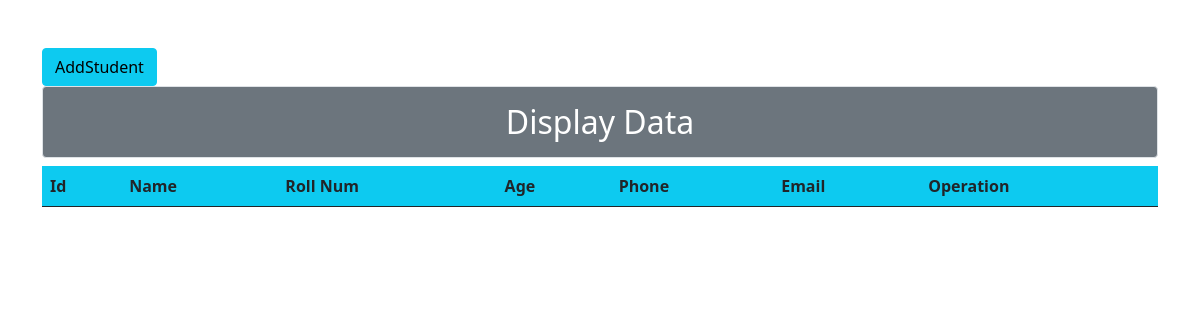
The page /crud/read/ on the database as committed earlier.
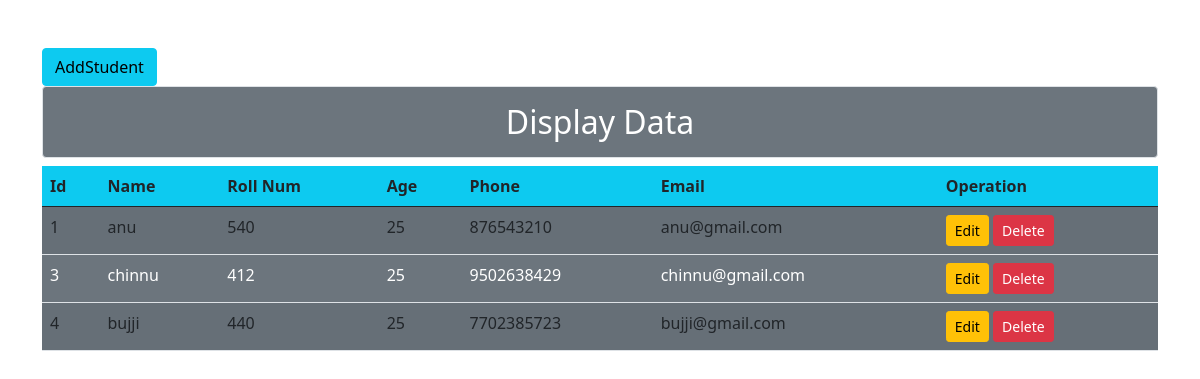
The same page on the database as committed later.
### CRUD/models.py (models this page shows, shortened)
class Student(models.Model):
	name = models.CharField(max_length=30)
	rollnum = models.CharField(max_length=20)
	age = models.IntegerField()
	phone = models.CharField(max_length=10)
	email = models.EmailField(max_length=30)

### CRUD/views.py (the view)
# urls.py: path('read/',views.read,name='read'),  #retrieving
def read(request):
	data = Student.objects.all()
	return render(request,'crud/read.html',{'data':data})

### CRUD/templates/crud/read.html (shortened to what this page needs)
{% load static %}
<!DOCTYPE html>
<html>
<head>
	<link rel="stylesheet" href="{% static 'css/bootstrap.min.css' %}">
</head>
<body>
	<div class="container">
		<a href="{% url 'AddStudent' %}" class="btn btn-info mt-5 float-right">AddStudent</a>
		<h2 class="bg-secondary text-center p-3 border rounded text-white">Display Data</h2>
		<table class="table bg-secondary table-striped">
			<thead>
				<tr class="bg-info">
					<th>Id</th>
					<th>Name</th>
					<th>Roll Num</th>
					<th>Age</th>
					<th>Phone</th>
					<th>Email</th>
					<th>Operation</th>
				</tr>
			</thead>
			<tbody class="text-white">
				{% for i in data %}
				<tr>
					<td>{{i.id}}</td>
					<td>{{i.name}}</td>
					<td>{{i.rollnum}}</td>
					<td>{{i.age}}</td>
					<td>{{i.phone}}</td>
					<td>{{i.email}}</td>
					<td>
						<a href="{% url 'edit' i.id %}" class="btn btn-warning btn-rounded btn-sm my-0">Edit</a>
						<a href="{% url 'Delete' i.id%}"><button type="button" class="btn btn-danger btn-rounded btn-sm my-0">Delete</button></a>
					</td>
				</tr>
				{% endfor %}
			</tbody>
		</table>
	</div>
</body>
</html>

Rows that differ between the two databases and show on the page:
added Student: id "1", name "anu", rollnum "540", age "25", phone "876543210", email "anu@gmail.com"
added Student: id "3", name "chinnu", rollnum "412", age "25", phone "9502638429", email "chinnu@gmail.com"
added Student: id "4", name "bujji", rollnum "440", age "25", phone "7702385723", email "bujji@gmail.com"
